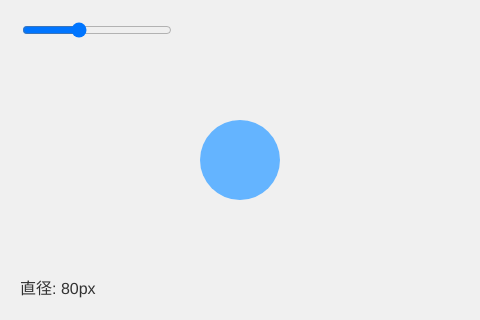
Frame 1 (no input)
Frame 60 (no input): identical to frame 1, image omitted
Frame 120 (the mouse pressed at the canvas centre since frame 60): identical to frame 1, image omitted

The p5.js sketch that drew this single still picture (run headless with seeded random() and noise() and a simulated clock; from frame 60 on, the mouse is pressed at the canvas centre):

// p5.js sketch
// ── sketch.js
let sizeSlider; // 円の直径を制御するスライダー要素

function setup() {
  createCanvas(480, 320); // 取り回しやすいサイズのキャンバス
  sizeSlider = createSlider(10, 200, 80); // 最小10、最大200、初期値80のスライダーを生成
  sizeSlider.position(20, 20); // スライダーをキャンバス左上に配置
  sizeSlider.style('width', '150px'); // スライダーの見た目を調整
}

function draw() {
  background(240); // 背景を明るいグレーで塗り直す

  const circleSize = sizeSlider.value(); // スライダーの値を取得
  fill(100, 180, 255); // 円をソフトな青色で塗る
  noStroke(); // 輪郭線を非表示にする
  circle(width / 2, height / 2, circleSize); // 中央に円を描画

  fill(50); // 情報表示用の文字色
  textSize(16); // テキストサイズ
  textAlign(LEFT, CENTER); // 左揃え・垂直中央揃え
  text(`直径: ${circleSize}px`, 20, height - 30); // 現在の直径を表示
}
